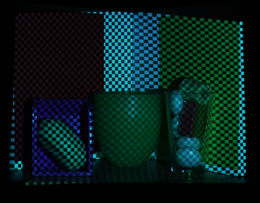
%> input picture HW2/data/q3/scene1/shift_0_0.png, 260 x 203 px, shrunk from 1024 x 800 before the run; its folder holds 4 pictures in this run
$ octave q3Script.m   (GNU Octave 9; MATLAB toolbox functions it lacks are replaced by stand-ins)
%> lines starting %> are read from the running program, lines starting %| are printed output that depends on the picture
### HW2/matlab/separateGlobalDirect.m
function [globalImg directImg] = separateGlobalDirect(dirname)
%> called with dirname = '../data/q3/scene1'
    imglist = dir(sprintf('%s/*.png', dirname));
    [n, ~] = size(imglist);
    img = imread(sprintf("%s/%s", dirname, imglist(1).name));
%> img is the input picture: size 203x260x3 uint8; mean R, G, B 6.4, 30.5, 28.6
    [h, w, c] = size(img);
%> h = 203; w = 260; c = 3
    minImg = img;
    maxImg = img;

    for idx = 1 : n
        img = imread(sprintf("%s/%s", dirname, imglist(idx).name));
        for i = 1 : h
            for j = 1 : w
                for z = 1 : c
                    if minImg(i, j, z) > img(i, j, z)
                        minImg(i, j, z) = img(i, j, z);
                    end
                    if maxImg(i, j, z) < img(i, j, z)
                        maxImg(i, j, z) = img(i, j, z);
                    end
                end
            end
        end
    end
%> pass 2 of the loop in separateGlobalDirect, `for idx = 1 : n`:
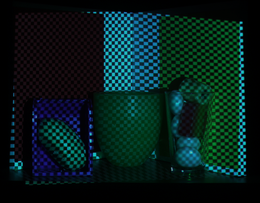
%> input picture HW2/data/q3/scene1/shift_0_1.png, 260 x 203 px, shrunk from 1024 x 800 before the run
%> in separateGlobalDirect, img is the input picture: size 203x260x3 uint8; mean R, G, B 6.5, 30.3, 28.3
%> after the loop in separateGlobalDirect, `for i = 1 : h`:
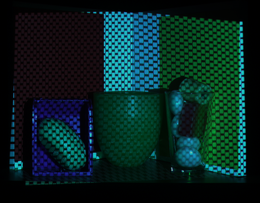
%> maxImg: size 203x260x3 uint8; mean R, G, B 8, 36.3, 34.3
%> after the loop in separateGlobalDirect, `for i = 1 : h`:
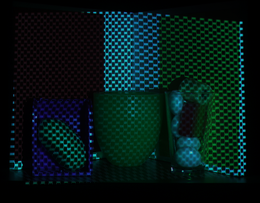
%> minImg: size 203x260x3 uint8; mean R, G, B 4.9, 24.4, 22.6
%> pass 3 of the loop in separateGlobalDirect, `for idx = 1 : n`:
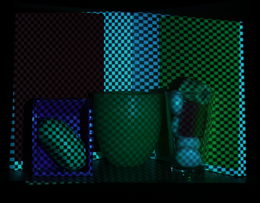
%> input picture HW2/data/q3/scene1/shift_0_2.png, 260 x 203 px, shrunk from 1024 x 800 before the run
%> in separateGlobalDirect, img is the input picture: size 203x260x3 uint8; mean R, G, B 6.5, 30.2, 28.2
%> after the loop in separateGlobalDirect, `for i = 1 : h`:
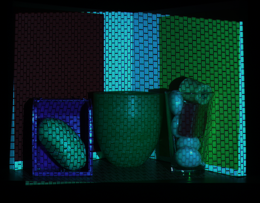
%> maxImg: size 203x260x3 uint8; mean R, G, B 9.3, 42, 39.6
%> after the loop in separateGlobalDirect, `for i = 1 : h`:
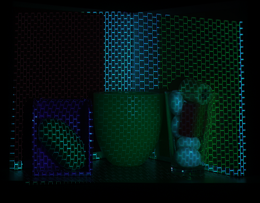
%> minImg: size 203x260x3 uint8; mean R, G, B 3.8, 18.7, 17.2
%> the loop made 4 passes; the first 3 are shown
    globalImg = 2 * minImg;
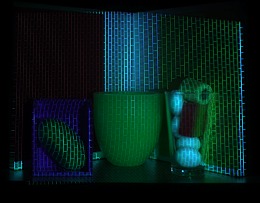
%> globalImg: size 203x260x3 uint8; mean R, G, B 5.9, 30.8, 27.6
    directImg = maxImg - minImg;
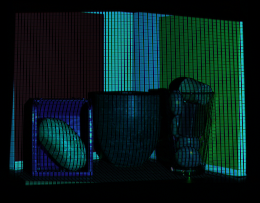
%> directImg: size 203x260x3 uint8; mean R, G, B 7.2, 30.5, 29.2
end

### HW2/matlab/q3Script.m
%path to sphere and object images
dirname1 = '../data/q3/scene1';
dirname2 = '../data/q3/scene2';
[globalImg1, directImg1] = separateGlobalDirect(dirname1);
[globalImg2, directImg2] = separateGlobalDirect(dirname2);
%> the run ends on the next line
